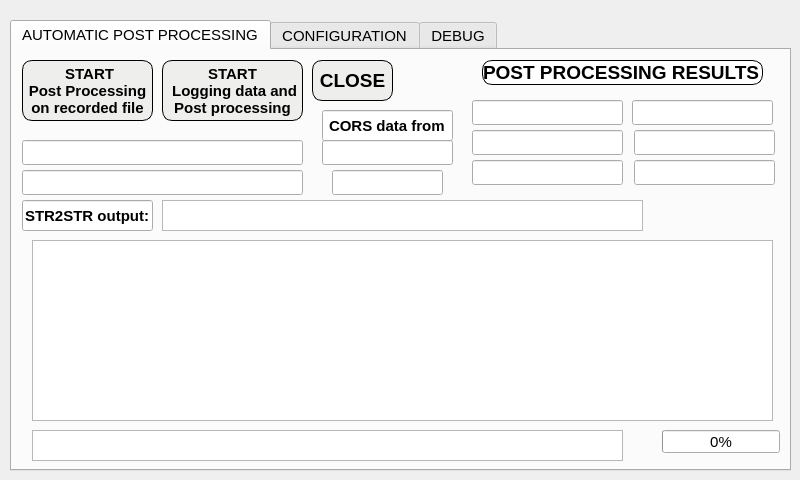
<?xml version="1.0" encoding="UTF-8"?>
<ui version="4.0">
 <class>MyDialog</class>
 <widget class="QDialog" name="MyDialog">
  <property name="geometry">
   <rect>
    <x>0</x>
    <y>0</y>
    <width>800</width>
    <height>480</height>
   </rect>
  </property>
  <property name="maximumSize">
   <size>
    <width>895</width>
    <height>16777215</height>
   </size>
  </property>
  <property name="windowTitle">
   <string>Dialog</string>
  </property>
  <widget class="QTabWidget" name="tabWidget">
   <property name="geometry">
    <rect>
     <x>10</x>
     <y>20</y>
     <width>781</width>
     <height>451</height>
    </rect>
   </property>
   <property name="font">
    <font>
     <pointsize>11</pointsize>
     <weight>50</weight>
     <bold>false</bold>
    </font>
   </property>
   <property name="currentIndex">
    <number>0</number>
   </property>
   <widget class="QWidget" name="tab_1">
    <property name="font">
     <font>
      <pointsize>11</pointsize>
     </font>
    </property>
    <attribute name="title">
     <string>AUTOMATIC POST PROCESSING</string>
    </attribute>
    <widget class="QPushButton" name="pushButton_run_rnx2rtk_process_RGP">
     <property name="geometry">
      <rect>
       <x>10</x>
       <y>10</y>
       <width>131</width>
       <height>61</height>
      </rect>
     </property>
     <property name="font">
      <font>
       <weight>75</weight>
       <bold>true</bold>
      </font>
     </property>
     <property name="styleSheet">
      <string notr="true">background-color: rgb(238, 238, 236);border-style: solid;
border-color: black;
border-width: 1px;
border-radius: 10px;</string>
     </property>
     <property name="text">
      <string> START  
Post Processing  
on recorded file</string>
     </property>
    </widget>
    <widget class="QLineEdit" name="LLH_Lat_lineEdit">
     <property name="geometry">
      <rect>
       <x>620</x>
       <y>50</y>
       <width>141</width>
       <height>25</height>
      </rect>
     </property>
     <property name="maxLength">
      <number>17</number>
     </property>
     <property name="frame">
      <bool>true</bool>
     </property>
    </widget>
    <widget class="QLineEdit" name="LLH_Alt_lineEdit">
     <property name="geometry">
      <rect>
       <x>622</x>
       <y>110</y>
       <width>141</width>
       <height>25</height>
      </rect>
     </property>
     <property name="maxLength">
      <number>17</number>
     </property>
    </widget>
    <widget class="QLineEdit" name="LLH_Lon_lineEdit">
     <property name="geometry">
      <rect>
       <x>622</x>
       <y>80</y>
       <width>141</width>
       <height>25</height>
      </rect>
     </property>
     <property name="maxLength">
      <number>17</number>
     </property>
    </widget>
    <widget class="QLineEdit" name="ECEF_x_lineEdit">
     <property name="geometry">
      <rect>
       <x>460</x>
       <y>50</y>
       <width>151</width>
       <height>25</height>
      </rect>
     </property>
     <property name="readOnly">
      <bool>false</bool>
     </property>
    </widget>
    <widget class="QLineEdit" name="ECEF_z_lineEdit">
     <property name="geometry">
      <rect>
       <x>460</x>
       <y>110</y>
       <width>151</width>
       <height>25</height>
      </rect>
     </property>
    </widget>
    <widget class="QLineEdit" name="ECEF_y_lineEdit">
     <property name="geometry">
      <rect>
       <x>460</x>
       <y>80</y>
       <width>151</width>
       <height>25</height>
      </rect>
     </property>
    </widget>
    <widget class="QLineEdit" name="lineEdit_2">
     <property name="geometry">
      <rect>
       <x>470</x>
       <y>10</y>
       <width>281</width>
       <height>25</height>
      </rect>
     </property>
     <property name="font">
      <font>
       <pointsize>14</pointsize>
       <weight>75</weight>
       <bold>true</bold>
      </font>
     </property>
     <property name="styleSheet">
      <string notr="true">border-style: solid;
border-color: black;
border-width: 1px;
border-radius: 10px;</string>
     </property>
     <property name="text">
      <string>POST PROCESSING RESULTS</string>
     </property>
     <property name="alignment">
      <set>Qt::AlignCenter</set>
     </property>
    </widget>
    <widget class="QProgressBar" name="progressBar">
     <property name="geometry">
      <rect>
       <x>650</x>
       <y>380</y>
       <width>118</width>
       <height>23</height>
      </rect>
     </property>
     <property name="value">
      <number>0</number>
     </property>
    </widget>
    <widget class="QLineEdit" name="InfoProcess_lineEdit">
     <property name="geometry">
      <rect>
       <x>10</x>
       <y>120</y>
       <width>281</width>
       <height>25</height>
      </rect>
     </property>
     <property name="text">
      <string/>
     </property>
    </widget>
    <widget class="QLineEdit" name="InfoCapture_lineEdit">
     <property name="geometry">
      <rect>
       <x>10</x>
       <y>90</y>
       <width>281</width>
       <height>25</height>
      </rect>
     </property>
    </widget>
    <widget class="QPushButton" name="AutoPostP_pushButton">
     <property name="geometry">
      <rect>
       <x>150</x>
       <y>10</y>
       <width>141</width>
       <height>61</height>
      </rect>
     </property>
     <property name="font">
      <font>
       <weight>75</weight>
       <bold>true</bold>
      </font>
     </property>
     <property name="styleSheet">
      <string notr="true">background-color: rgb(238, 238, 236);
border-style: solid;
border-color: black;
border-width: 1px;
border-radius: 10px;</string>
     </property>
     <property name="text">
      <string>START  
 Logging data and  
Post processing</string>
     </property>
    </widget>
    <widget class="QTextBrowser" name="Capture_textBrowser">
     <property name="geometry">
      <rect>
       <x>150</x>
       <y>150</y>
       <width>481</width>
       <height>31</height>
      </rect>
     </property>
    </widget>
    <widget class="QLineEdit" name="lineEdit_6">
     <property name="geometry">
      <rect>
       <x>10</x>
       <y>150</y>
       <width>131</width>
       <height>31</height>
      </rect>
     </property>
     <property name="font">
      <font>
       <weight>75</weight>
       <bold>true</bold>
      </font>
     </property>
     <property name="text">
      <string>STR2STR output:</string>
     </property>
    </widget>
    <widget class="QTextBrowser" name="textBrowser_2">
     <property name="geometry">
      <rect>
       <x>20</x>
       <y>380</y>
       <width>591</width>
       <height>31</height>
      </rect>
     </property>
     <property name="font">
      <font>
       <weight>75</weight>
       <bold>true</bold>
      </font>
     </property>
    </widget>
    <widget class="QPushButton" name="Stop_AutoPP_pushButton">
     <property name="geometry">
      <rect>
       <x>300</x>
       <y>10</y>
       <width>81</width>
       <height>41</height>
      </rect>
     </property>
     <property name="font">
      <font>
       <pointsize>14</pointsize>
       <weight>75</weight>
       <bold>true</bold>
      </font>
     </property>
     <property name="styleSheet">
      <string notr="true">background-color: rgb(238, 238, 236);
border-style: solid;
border-color: black;
border-width: 1px;
border-radius: 10px;</string>
     </property>
     <property name="text">
      <string>CLOSE</string>
     </property>
    </widget>
    <widget class="QLineEdit" name="InfoBaseAuto_lineEdit">
     <property name="geometry">
      <rect>
       <x>320</x>
       <y>120</y>
       <width>111</width>
       <height>25</height>
      </rect>
     </property>
     <property name="font">
      <font>
       <pointsize>11</pointsize>
      </font>
     </property>
    </widget>
    <widget class="QTextBrowser" name="InfotextBrowser">
     <property name="geometry">
      <rect>
       <x>20</x>
       <y>190</y>
       <width>741</width>
       <height>181</height>
      </rect>
     </property>
     <property name="font">
      <font>
       <weight>75</weight>
       <bold>true</bold>
      </font>
     </property>
    </widget>
    <widget class="QLineEdit" name="InfoServer">
     <property name="geometry">
      <rect>
       <x>310</x>
       <y>90</y>
       <width>131</width>
       <height>25</height>
      </rect>
     </property>
     <property name="font">
      <font>
       <pointsize>11</pointsize>
      </font>
     </property>
    </widget>
    <widget class="QLineEdit" name="lineEdit_16">
     <property name="geometry">
      <rect>
       <x>310</x>
       <y>60</y>
       <width>131</width>
       <height>31</height>
      </rect>
     </property>
     <property name="font">
      <font>
       <weight>75</weight>
       <bold>true</bold>
      </font>
     </property>
     <property name="text">
      <string>CORS data from</string>
     </property>
     <property name="alignment">
      <set>Qt::AlignCenter</set>
     </property>
    </widget>
   </widget>
   <widget class="QWidget" name="tab_3">
    <attribute name="title">
     <string>CONFIGURATION</string>
    </attribute>
    <widget class="QLineEdit" name="lineEdit">
     <property name="geometry">
      <rect>
       <x>30</x>
       <y>50</y>
       <width>241</width>
       <height>25</height>
      </rect>
     </property>
     <property name="text">
      <string>Search stations in a Km radius of</string>
     </property>
    </widget>
    <widget class="QComboBox" name="Radius_dmax">
     <property name="geometry">
      <rect>
       <x>290</x>
       <y>50</y>
       <width>61</width>
       <height>25</height>
      </rect>
     </property>
     <item>
      <property name="text">
       <string>10</string>
      </property>
     </item>
     <item>
      <property name="text">
       <string>20</string>
      </property>
     </item>
     <item>
      <property name="text">
       <string>30</string>
      </property>
     </item>
     <item>
      <property name="text">
       <string>40</string>
      </property>
     </item>
     <item>
      <property name="text">
       <string>50</string>
      </property>
     </item>
     <item>
      <property name="text">
       <string>60</string>
      </property>
     </item>
     <item>
      <property name="text">
       <string>70</string>
      </property>
     </item>
     <item>
      <property name="text">
       <string>80</string>
      </property>
     </item>
     <item>
      <property name="text">
       <string>90</string>
      </property>
     </item>
     <item>
      <property name="text">
       <string>100</string>
      </property>
     </item>
     <item>
      <property name="text">
       <string>120</string>
      </property>
     </item>
     <item>
      <property name="text">
       <string>150</string>
      </property>
     </item>
     <item>
      <property name="text">
       <string>200</string>
      </property>
     </item>
     <item>
      <property name="text">
       <string>300</string>
      </property>
     </item>
     <item>
      <property name="text">
       <string>400</string>
      </property>
     </item>
     <item>
      <property name="text">
       <string>500</string>
      </property>
     </item>
     <item>
      <property name="text">
       <string>1000</string>
      </property>
     </item>
     <item>
      <property name="text">
       <string>6000</string>
      </property>
     </item>
    </widget>
    <widget class="QComboBox" name="MinStation">
     <property name="geometry">
      <rect>
       <x>190</x>
       <y>90</y>
       <width>51</width>
       <height>25</height>
      </rect>
     </property>
     <item>
      <property name="text">
       <string>1</string>
      </property>
     </item>
     <item>
      <property name="text">
       <string>2</string>
      </property>
     </item>
     <item>
      <property name="text">
       <string>3</string>
      </property>
     </item>
     <item>
      <property name="text">
       <string>4</string>
      </property>
     </item>
     <item>
      <property name="text">
       <string>5</string>
      </property>
     </item>
     <item>
      <property name="text">
       <string>6</string>
      </property>
     </item>
    </widget>
    <widget class="QLineEdit" name="lineEdit_3">
     <property name="geometry">
      <rect>
       <x>30</x>
       <y>90</y>
       <width>141</width>
       <height>25</height>
      </rect>
     </property>
     <property name="text">
      <string>Nb of station to use</string>
     </property>
    </widget>
    <widget class="QPushButton" name="Save_options_pushButton">
     <property name="geometry">
      <rect>
       <x>640</x>
       <y>10</y>
       <width>121</width>
       <height>51</height>
      </rect>
     </property>
     <property name="font">
      <font>
       <weight>75</weight>
       <bold>true</bold>
      </font>
     </property>
     <property name="styleSheet">
      <string notr="true">background-color: rgb(238, 238, 236);
border-style: solid;
border-color: black;
border-width: 1px;
border-radius: 10px;</string>
     </property>
     <property name="text">
      <string>SAVE OPTIONS</string>
     </property>
    </widget>
    <widget class="QLineEdit" name="lineEdit_4">
     <property name="geometry">
      <rect>
       <x>30</x>
       <y>130</y>
       <width>141</width>
       <height>25</height>
      </rect>
     </property>
     <property name="text">
      <string>Capture time in mn</string>
     </property>
    </widget>
    <widget class="QComboBox" name="CaptureTime">
     <property name="geometry">
      <rect>
       <x>190</x>
       <y>130</y>
       <width>71</width>
       <height>25</height>
      </rect>
     </property>
     <item>
      <property name="text">
       <string>31</string>
      </property>
     </item>
     <item>
      <property name="text">
       <string>45</string>
      </property>
     </item>
     <item>
      <property name="text">
       <string>60</string>
      </property>
     </item>
     <item>
      <property name="text">
       <string>90</string>
      </property>
     </item>
     <item>
      <property name="text">
       <string>120</string>
      </property>
     </item>
     <item>
      <property name="text">
       <string>240</string>
      </property>
     </item>
     <item>
      <property name="text">
       <string>360</string>
      </property>
     </item>
     <item>
      <property name="text">
       <string>480</string>
      </property>
     </item>
     <item>
      <property name="text">
       <string>540</string>
      </property>
     </item>
     <item>
      <property name="text">
       <string>720</string>
      </property>
     </item>
     <item>
      <property name="text">
       <string>1440</string>
      </property>
     </item>
    </widget>
    <widget class="QLineEdit" name="lineEdit_5">
     <property name="geometry">
      <rect>
       <x>30</x>
       <y>170</y>
       <width>211</width>
       <height>25</height>
      </rect>
     </property>
     <property name="text">
      <string>Wait before processing in mn</string>
     </property>
    </widget>
    <widget class="QComboBox" name="WaitingTime">
     <property name="geometry">
      <rect>
       <x>250</x>
       <y>170</y>
       <width>61</width>
       <height>25</height>
      </rect>
     </property>
     <item>
      <property name="text">
       <string>0</string>
      </property>
     </item>
     <item>
      <property name="text">
       <string>1</string>
      </property>
     </item>
     <item>
      <property name="text">
       <string>15</string>
      </property>
     </item>
     <item>
      <property name="text">
       <string>30</string>
      </property>
     </item>
     <item>
      <property name="text">
       <string>45</string>
      </property>
     </item>
     <item>
      <property name="text">
       <string>60</string>
      </property>
     </item>
    </widget>
    <widget class="QLineEdit" name="lineEdit_15">
     <property name="geometry">
      <rect>
       <x>420</x>
       <y>342</y>
       <width>321</width>
       <height>20</height>
      </rect>
     </property>
     <property name="font">
      <font>
       <weight>75</weight>
       <bold>true</bold>
      </font>
     </property>
     <property name="text">
      <string>RTCM MESSAGES</string>
     </property>
     <property name="alignment">
      <set>Qt::AlignCenter</set>
     </property>
     <property name="readOnly">
      <bool>true</bool>
     </property>
    </widget>
    <widget class="QLineEdit" name="lineEdit_10">
     <property name="geometry">
      <rect>
       <x>40</x>
       <y>293</y>
       <width>151</width>
       <height>21</height>
      </rect>
     </property>
     <property name="font">
      <font>
       <weight>75</weight>
       <bold>true</bold>
      </font>
     </property>
     <property name="text">
      <string>INPUT PORT</string>
     </property>
     <property name="alignment">
      <set>Qt::AlignCenter</set>
     </property>
     <property name="readOnly">
      <bool>true</bool>
     </property>
    </widget>
    <widget class="MyComboBox" name="InBaudratecomboBox2">
     <property name="geometry">
      <rect>
       <x>200</x>
       <y>312</y>
       <width>81</width>
       <height>32</height>
      </rect>
     </property>
     <property name="font">
      <font>
       <weight>75</weight>
       <bold>true</bold>
      </font>
     </property>
     <property name="editable">
      <bool>true</bool>
     </property>
     <item>
      <property name="text">
       <string>115200</string>
      </property>
     </item>
     <item>
      <property name="text">
       <string>57600</string>
      </property>
     </item>
     <item>
      <property name="text">
       <string>38400</string>
      </property>
     </item>
     <item>
      <property name="text">
       <string>9600</string>
      </property>
     </item>
    </widget>
    <widget class="QLineEdit" name="lineEdit_11">
     <property name="geometry">
      <rect>
       <x>200</x>
       <y>293</y>
       <width>81</width>
       <height>21</height>
      </rect>
     </property>
     <property name="font">
      <font>
       <weight>75</weight>
       <bold>true</bold>
      </font>
     </property>
     <property name="text">
      <string>BAUDS</string>
     </property>
     <property name="alignment">
      <set>Qt::AlignCenter</set>
     </property>
     <property name="readOnly">
      <bool>true</bool>
     </property>
    </widget>
    <widget class="MyComboBox" name="RtcmMsgcomboBox2">
     <property name="geometry">
      <rect>
       <x>420</x>
       <y>360</y>
       <width>321</width>
       <height>32</height>
      </rect>
     </property>
     <property name="font">
      <font>
       <weight>75</weight>
       <bold>true</bold>
      </font>
     </property>
     <property name="editable">
      <bool>true</bool>
     </property>
     <item>
      <property name="text">
       <string>1004,1006,1008,1012,1019,1020</string>
      </property>
     </item>
    </widget>
    <widget class="MyComboBox" name="InFormatcomboBox2">
     <property name="geometry">
      <rect>
       <x>290</x>
       <y>312</y>
       <width>81</width>
       <height>32</height>
      </rect>
     </property>
     <property name="font">
      <font>
       <weight>75</weight>
       <bold>true</bold>
      </font>
     </property>
     <property name="editable">
      <bool>true</bool>
     </property>
     <item>
      <property name="text">
       <string>ubx</string>
      </property>
     </item>
     <item>
      <property name="text">
       <string>nvs</string>
      </property>
     </item>
     <item>
      <property name="text">
       <string>oem3</string>
      </property>
     </item>
     <item>
      <property name="text">
       <string>nov</string>
      </property>
     </item>
     <item>
      <property name="text">
       <string>ss2</string>
      </property>
     </item>
     <item>
      <property name="text">
       <string>hemis</string>
      </property>
     </item>
     <item>
      <property name="text">
       <string>stq</string>
      </property>
     </item>
     <item>
      <property name="text">
       <string>javad</string>
      </property>
     </item>
     <item>
      <property name="text">
       <string>binex</string>
      </property>
     </item>
     <item>
      <property name="text">
       <string>rtcm2</string>
      </property>
     </item>
     <item>
      <property name="text">
       <string>rtcm3</string>
      </property>
     </item>
    </widget>
    <widget class="QLineEdit" name="lineEdit_7">
     <property name="geometry">
      <rect>
       <x>670</x>
       <y>283</y>
       <width>71</width>
       <height>21</height>
      </rect>
     </property>
     <property name="font">
      <font>
       <weight>75</weight>
       <bold>true</bold>
      </font>
     </property>
     <property name="text">
      <string>FORMAT</string>
     </property>
     <property name="alignment">
      <set>Qt::AlignCenter</set>
     </property>
     <property name="readOnly">
      <bool>true</bool>
     </property>
    </widget>
    <widget class="QLineEdit" name="lineEdit_8">
     <property name="geometry">
      <rect>
       <x>420</x>
       <y>283</y>
       <width>151</width>
       <height>21</height>
      </rect>
     </property>
     <property name="font">
      <font>
       <weight>75</weight>
       <bold>true</bold>
      </font>
     </property>
     <property name="text">
      <string>OUTPUT PORT</string>
     </property>
     <property name="alignment">
      <set>Qt::AlignCenter</set>
     </property>
     <property name="readOnly">
      <bool>true</bool>
     </property>
    </widget>
    <widget class="QLineEdit" name="lineEdit_9">
     <property name="geometry">
      <rect>
       <x>290</x>
       <y>293</y>
       <width>81</width>
       <height>21</height>
      </rect>
     </property>
     <property name="font">
      <font>
       <weight>75</weight>
       <bold>true</bold>
      </font>
     </property>
     <property name="text">
      <string>FORMAT</string>
     </property>
     <property name="alignment">
      <set>Qt::AlignCenter</set>
     </property>
     <property name="readOnly">
      <bool>true</bool>
     </property>
    </widget>
    <widget class="QLineEdit" name="lineEdit_12">
     <property name="geometry">
      <rect>
       <x>110</x>
       <y>250</y>
       <width>201</width>
       <height>21</height>
      </rect>
     </property>
     <property name="font">
      <font>
       <pointsize>12</pointsize>
       <weight>75</weight>
       <bold>true</bold>
      </font>
     </property>
     <property name="styleSheet">
      <string notr="true">border-radius: 15px;
border: 1px solid black;</string>
     </property>
     <property name="text">
      <string>LOG INPUT</string>
     </property>
     <property name="alignment">
      <set>Qt::AlignCenter</set>
     </property>
     <property name="readOnly">
      <bool>true</bool>
     </property>
    </widget>
    <widget class="MyComboBox" name="OutBaudRatecomboBox2">
     <property name="geometry">
      <rect>
       <x>580</x>
       <y>302</y>
       <width>81</width>
       <height>32</height>
      </rect>
     </property>
     <property name="font">
      <font>
       <weight>75</weight>
       <bold>true</bold>
      </font>
     </property>
     <property name="editable">
      <bool>true</bool>
     </property>
     <item>
      <property name="text">
       <string>57600</string>
      </property>
     </item>
     <item>
      <property name="text">
       <string>9600</string>
      </property>
     </item>
     <item>
      <property name="text">
       <string>38400</string>
      </property>
     </item>
     <item>
      <property name="text">
       <string>115200</string>
      </property>
     </item>
    </widget>
    <widget class="QLineEdit" name="lineEdit_13">
     <property name="geometry">
      <rect>
       <x>580</x>
       <y>283</y>
       <width>81</width>
       <height>21</height>
      </rect>
     </property>
     <property name="font">
      <font>
       <weight>75</weight>
       <bold>true</bold>
      </font>
     </property>
     <property name="text">
      <string>BAUDS</string>
     </property>
     <property name="alignment">
      <set>Qt::AlignCenter</set>
     </property>
     <property name="readOnly">
      <bool>true</bool>
     </property>
    </widget>
    <widget class="MyComboBox" name="InSerialPortcomboBox2">
     <property name="geometry">
      <rect>
       <x>40</x>
       <y>312</y>
       <width>151</width>
       <height>32</height>
      </rect>
     </property>
     <property name="font">
      <font>
       <weight>75</weight>
       <bold>true</bold>
      </font>
     </property>
     <property name="editable">
      <bool>true</bool>
     </property>
     <item>
      <property name="text">
       <string>serial://ttyACM0</string>
      </property>
     </item>
     <item>
      <property name="text">
       <string>serial://AMA0</string>
      </property>
     </item>
     <item>
      <property name="text">
       <string>serial://USB0</string>
      </property>
     </item>
    </widget>
    <widget class="MyComboBox" name="OutFormatcomboBox2">
     <property name="geometry">
      <rect>
       <x>670</x>
       <y>302</y>
       <width>71</width>
       <height>32</height>
      </rect>
     </property>
     <property name="font">
      <font>
       <weight>75</weight>
       <bold>true</bold>
      </font>
     </property>
     <property name="editable">
      <bool>true</bool>
     </property>
     <item>
      <property name="text">
       <string>rtcm3</string>
      </property>
     </item>
     <item>
      <property name="text">
       <string>rtcm2</string>
      </property>
     </item>
    </widget>
    <widget class="QLineEdit" name="lineEdit_14">
     <property name="geometry">
      <rect>
       <x>480</x>
       <y>250</y>
       <width>201</width>
       <height>21</height>
      </rect>
     </property>
     <property name="font">
      <font>
       <pointsize>12</pointsize>
       <weight>75</weight>
       <bold>true</bold>
      </font>
     </property>
     <property name="styleSheet">
      <string notr="true">border-radius: 15px;
border: 1px solid black;</string>
     </property>
     <property name="text">
      <string>BASE OUTPUT </string>
     </property>
     <property name="alignment">
      <set>Qt::AlignCenter</set>
     </property>
     <property name="readOnly">
      <bool>true</bool>
     </property>
    </widget>
    <widget class="MyComboBox" name="OutSerialPortcomboBox2">
     <property name="geometry">
      <rect>
       <x>420</x>
       <y>302</y>
       <width>151</width>
       <height>32</height>
      </rect>
     </property>
     <property name="font">
      <font>
       <weight>75</weight>
       <bold>true</bold>
      </font>
     </property>
     <property name="editable">
      <bool>true</bool>
     </property>
     <item>
      <property name="text">
       <string>serial://ttyUSB0</string>
      </property>
     </item>
     <item>
      <property name="text">
       <string>serial://ttyAMA0</string>
      </property>
     </item>
     <item>
      <property name="text">
       <string>serial://ttyACM0</string>
      </property>
     </item>
     <item>
      <property name="text">
       <string>File</string>
      </property>
     </item>
    </widget>
    <widget class="QComboBox" name="Autostartbase_comboBox">
     <property name="geometry">
      <rect>
       <x>250</x>
       <y>210</y>
       <width>61</width>
       <height>25</height>
      </rect>
     </property>
     <item>
      <property name="text">
       <string>off</string>
      </property>
     </item>
     <item>
      <property name="text">
       <string>on</string>
      </property>
     </item>
    </widget>
    <widget class="QLineEdit" name="lineEdit_17">
     <property name="geometry">
      <rect>
       <x>30</x>
       <y>210</y>
       <width>201</width>
       <height>25</height>
      </rect>
     </property>
     <property name="text">
      <string>Autostart base with results</string>
     </property>
    </widget>
    <widget class="QLineEdit" name="lineEdit_18">
     <property name="geometry">
      <rect>
       <x>30</x>
       <y>10</y>
       <width>201</width>
       <height>25</height>
      </rect>
     </property>
     <property name="text">
      <string>Use CORS data from server:</string>
     </property>
    </widget>
    <widget class="QComboBox" name="Choose_server">
     <property name="geometry">
      <rect>
       <x>250</x>
       <y>10</y>
       <width>161</width>
       <height>25</height>
      </rect>
     </property>
     <item>
      <property name="text">
       <string>rgpdata.ign.fr</string>
      </property>
     </item>
     <item>
      <property name="text">
       <string>geodesy.noaa.gov</string>
      </property>
     </item>
    </widget>
   </widget>
   <widget class="QWidget" name="tab">
    <attribute name="title">
     <string>DEBUG</string>
    </attribute>
    <widget class="QTextBrowser" name="textBrowser">
     <property name="geometry">
      <rect>
       <x>20</x>
       <y>60</y>
       <width>741</width>
       <height>341</height>
      </rect>
     </property>
     <property name="sizePolicy">
      <sizepolicy hsizetype="Expanding" vsizetype="Expanding">
       <horstretch>0</horstretch>
       <verstretch>0</verstretch>
      </sizepolicy>
     </property>
    </widget>
    <widget class="QPushButton" name="testlog_pushButton">
     <property name="geometry">
      <rect>
       <x>300</x>
       <y>20</y>
       <width>141</width>
       <height>25</height>
      </rect>
     </property>
     <property name="text">
      <string>manual start log</string>
     </property>
    </widget>
    <widget class="QPushButton" name="teststart_pushButton">
     <property name="geometry">
      <rect>
       <x>460</x>
       <y>20</y>
       <width>141</width>
       <height>25</height>
      </rect>
     </property>
     <property name="text">
      <string>manual start base</string>
     </property>
    </widget>
    <widget class="QPushButton" name="teststop_pushButton">
     <property name="geometry">
      <rect>
       <x>620</x>
       <y>20</y>
       <width>141</width>
       <height>25</height>
      </rect>
     </property>
     <property name="text">
      <string>stop str2str</string>
     </property>
    </widget>
   </widget>
  </widget>
 </widget>
 <customwidgets>
  <customwidget>
   <class>MyComboBox</class>
   <extends>QComboBox</extends>
   <header>mycombobox.h</header>
  </customwidget>
 </customwidgets>
 <resources/>
 <connections/>
</ui>
